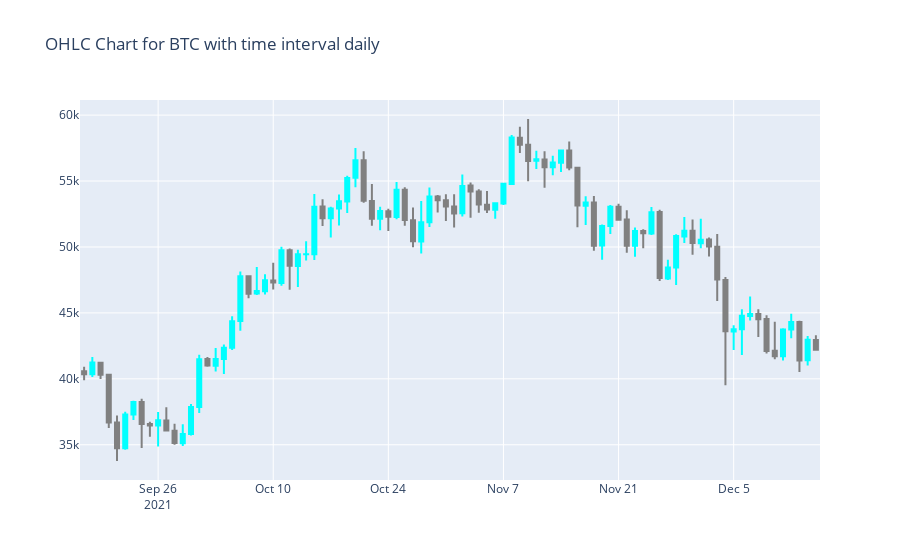
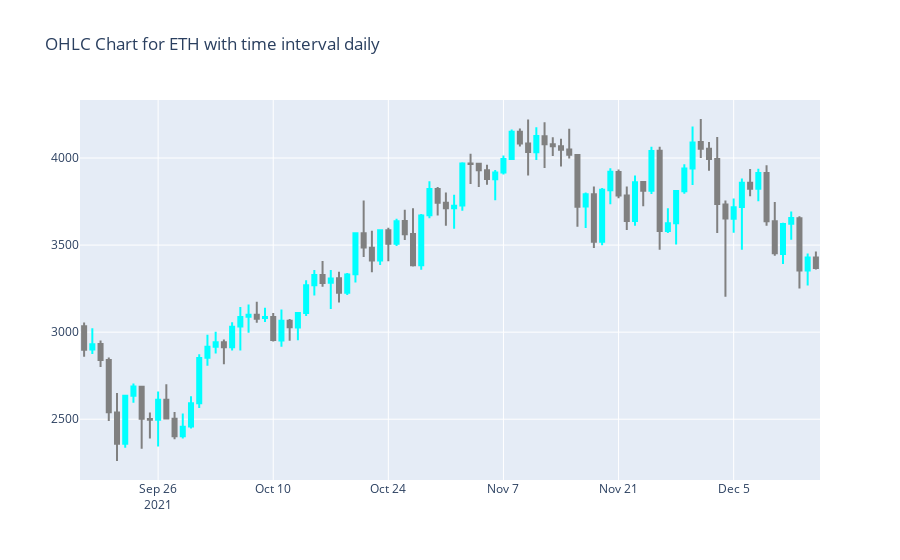
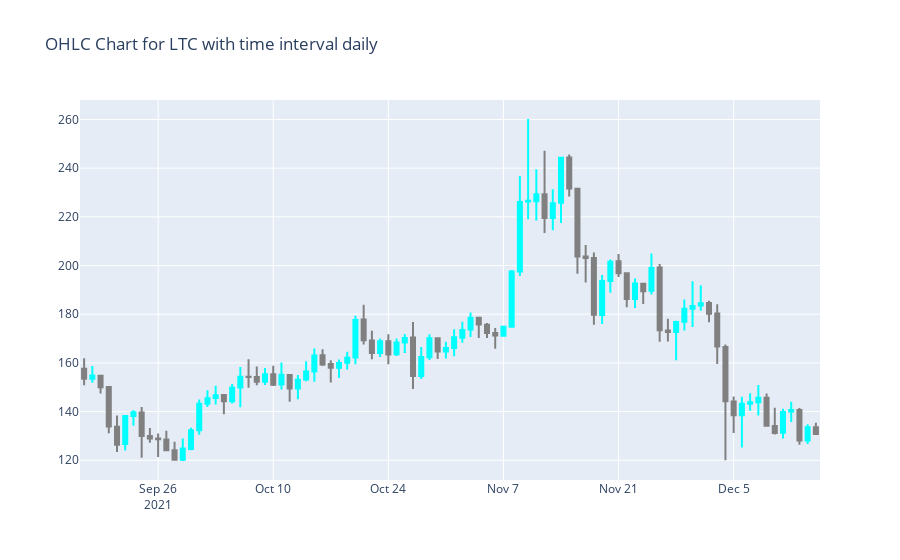
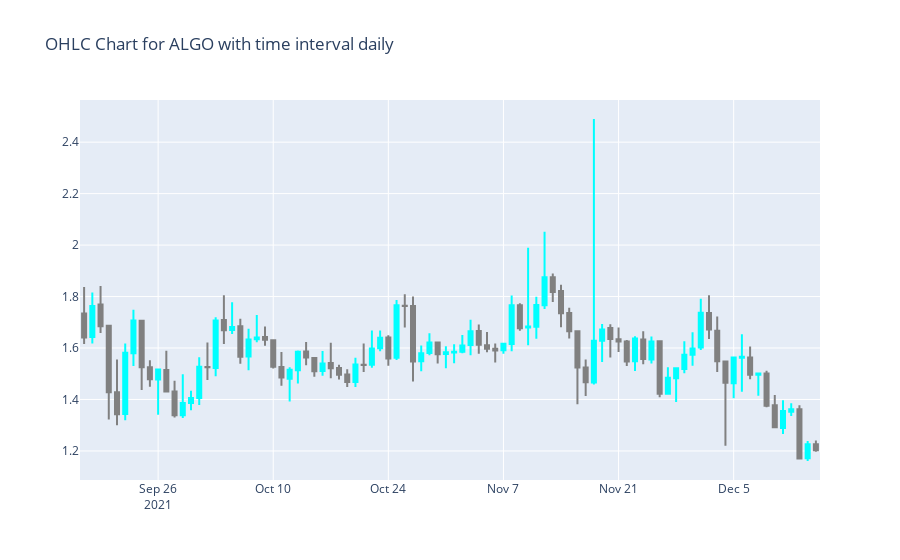

The notebook cell these images were saved under, in order:
### Markdown cell above
## Step 7 - Visualize Data

For visualization, we will use the powerful [plotly](https://plotly.com) library. It will give us the possibility to slice and dice data in an interactive way. Exactly what we need for an in-depth analysis of our daily market data.

### Simple Visualization

First, let's create a simple OHLC (Open, High, Low, Close) candle stick chart for each of our currencies.

### Code cell
df_history_enhanced = df_history_enhanced.sort_values(['date'], ascending=True) #oldest to newest for visualization
granularity = 'daily'
for currency in MY_CRYPTO_CURRENCIES:
    df_history_for_chart = df_history_enhanced.query(f'granularity == \'{granularity}\' and currency == \'{currency}\'')
    fig = go.Figure()
    fig.add_trace(go.Candlestick(
        x=df_history_for_chart['date'],
        open=df_history_for_chart['open'],
        high=df_history_for_chart['high'],
        low=df_history_for_chart['low'],
        close=df_history_for_chart['close'],
        name='OHLC'))
    cs = fig.data[0]
    cs.increasing.fillcolor = CANDLE_INCREASE_COLOR
    cs.increasing.line.color = CANDLE_INCREASE_COLOR
    cs.decreasing.fillcolor = CANDLE_DECREASE_COLOR
    cs.decreasing.line.color = CANDLE_DECREASE_COLOR
    fig.update_layout(
        xaxis_rangeslider_visible=False,
        title=f'OHLC Chart for {currency} with time interval {granularity}',
        template = PLOTLY_TEMPLATE,)
    fig.show()
